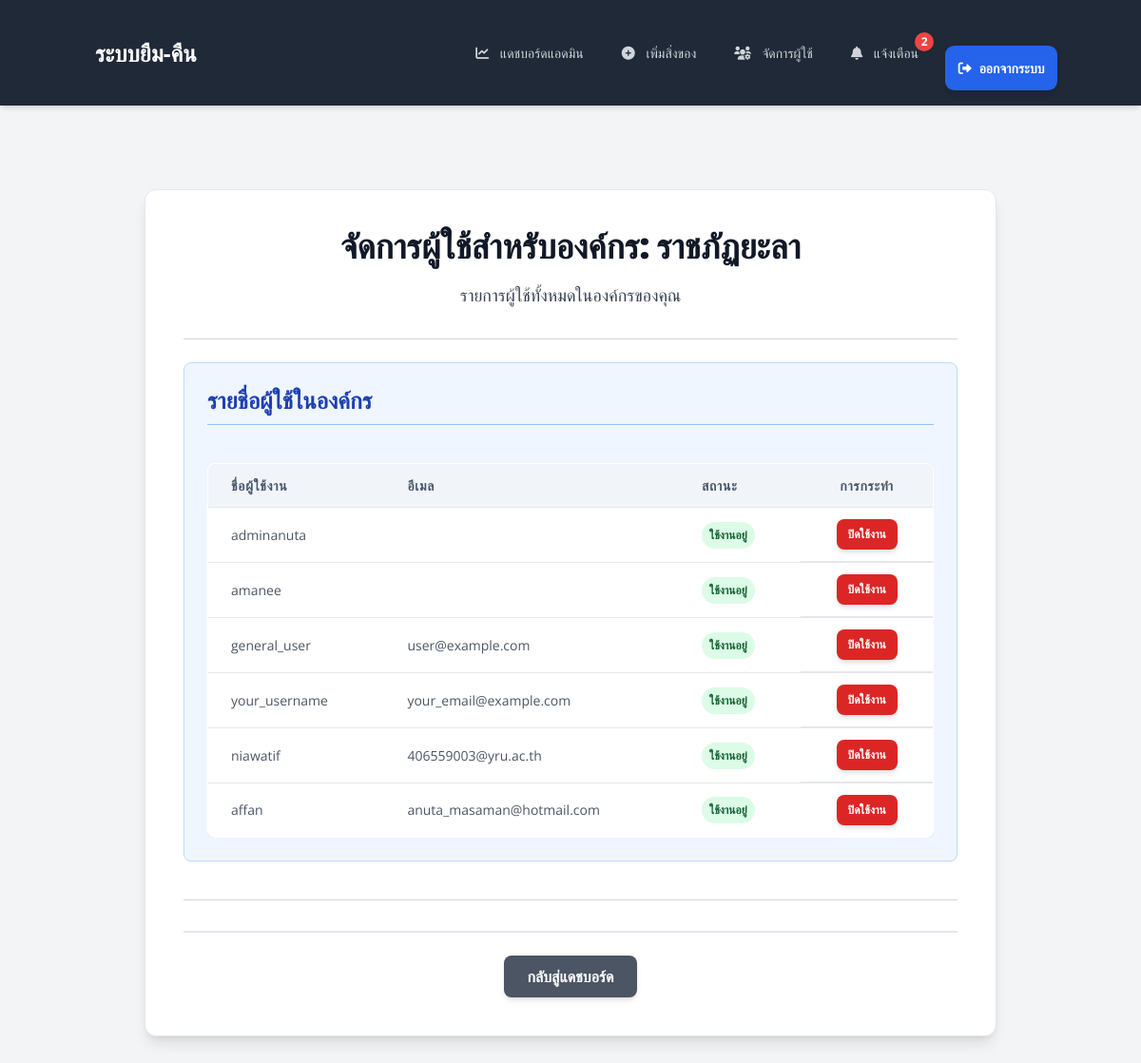
/manage-users/ (signed in), run on the app's committed database.
### users/models.py (models this page shows, shortened)
class Organization(models.Model):
    name = models.CharField(max_length=255, unique=True, verbose_name="ชื่อองค์กร")
    address = models.TextField(verbose_name="ที่อยู่")
    business_type = models.CharField(max_length=255, verbose_name="ประเภทธุรกิจ", blank=True, null=True)
    class Meta:
        verbose_name = "องค์กร"
        verbose_name_plural = "องค์กร"

class CustomUser(AbstractUser):
    organization = models.ForeignKey(Organization, on_delete=models.SET_NULL, null=True, blank=True, verbose_name="องค์กร")
    is_org_admin = models.BooleanField(default=False, verbose_name="ผู้ดูแลองค์กร")
    is_platform_admin = models.BooleanField(default=False, verbose_name="ผู้ดูแลแพลตฟอร์ม")
    class Meta:
        verbose_name = "ผู้ใช้งาน"
        verbose_name_plural = "ผู้ใช้งาน"

### users/views.py (the view)
# urls.py: path('manage-users/', views.manage_organization_users, name='manage_organization_users'),
@login_required
def manage_organization_users(request):
    if not request.user.is_org_admin:
        messages.error(request, "คุณไม่มีสิทธิ์เข้าถึงหน้านี้")
        return redirect('dashboard')
    if not request.user.organization:
        messages.error(request, "บัญชีผู้ดูแลองค์กรของคุณยังไม่ได้ถูกผูกกับองค์กร")
        return redirect('dashboard')
    organization = request.user.organization
    organization_users = CustomUser.objects.filter(organization=organization).exclude(id=request.user.id)
    context = {
        'organization_users': organization_users,
        'organization_name': organization.name
    }
    return render(request, 'users/manage_organization_users.html', context)

### users/context_processors.py (called while the page is built)
def unread_notifications_count(request):
    if request.user.is_authenticated:
        count = Notification.objects.filter(user=request.user, is_read=False).count()
        return {'unread_notifications_count': count}
    return {'unread_notifications_count': 0} # หากผู้ใช้ยังไม่ได้ล็อกอิน ให้ส่ง 0

### users/templates/users/manage_organization_users.html (shortened to what this page needs)
{% extends 'users/base.html' %}
{% block content %}
<div class="bg-white p-6 md:p-8 lg:p-10 rounded-xl shadow-lg max-w-4xl mx-auto my-8 border border-gray-200">
    <h1 class="text-3xl md:text-4xl font-extrabold text-gray-900 mb-4 text-center">จัดการผู้ใช้สำหรับองค์กร: {{ organization_name }}</h1>
    <p class="text-gray-700 mb-8 text-center text-lg">รายการผู้ใช้ทั้งหมดในองค์กรของคุณ</p>
    <hr class="my-6 border-gray-300">
    <div class="mb-10 p-6 bg-blue-50 rounded-lg shadow-sm border border-blue-200">
        <h2 class="text-2xl font-bold text-blue-800 mb-4 border-b pb-2 border-blue-300">รายชื่อผู้ใช้ในองค์กร</h2>
        {% if organization_users %}
            <div class="overflow-x-auto">
                <table class="min-w-full bg-white rounded-lg overflow-hidden border border-gray-200">
                    <thead>
                        <tr class="bg-gray-100 text-gray-700 uppercase text-sm leading-normal">
                            <th class="py-3 px-6 text-left font-semibold">ชื่อผู้ใช้งาน</th>
                            <th class="py-3 px-6 text-left font-semibold">อีเมล</th>
                            <th class="py-3 px-6 text-left font-semibold">สถานะ</th>
                            <th class="py-3 px-6 text-center font-semibold">การกระทำ</th>
                        </tr>
                    </thead>
                    <tbody class="text-gray-700 text-sm">
                        {% for user_obj in organization_users %}
                            <tr class="border-b border-gray-200 hover:bg-gray-50 transition duration-150 ease-in-out">
                                <td class="py-3 px-6 text-left whitespace-nowrap">{{ user_obj.username }}</td>
                                <td class="py-3 px-6 text-left">{{ user_obj.email }}</td>
                                <td class="py-3 px-6 text-left">
                                    {% if user_obj.is_active %}
                                        <span class="px-2 py-1 inline-flex text-xs leading-5 font-semibold rounded-full bg-green-100 text-green-800">ใช้งานอยู่</span>
                                    {% else %}
                                        <span class="px-2 py-1 inline-flex text-xs leading-5 font-semibold rounded-full bg-red-100 text-red-800">ปิดใช้งาน</span>
                                    {% endif %}
                                </td>
                                <td class="py-3 px-6 text-center flex justify-center items-center space-x-2">
                                    {% if user_obj.is_active %}
                                        <a href="{% url 'deactivate_user' user_obj.id %}" class="bg-red-600 hover:bg-red-700 text-white text-xs font-semibold py-2 px-3 rounded-lg transition duration-300 transform hover:scale-105 shadow-md">ปิดใช้งาน</a>
                                    {% else %}
                                        <a href="{% url 'activate_user' user_obj.id %}" class="bg-green-600 hover:bg-green-700 text-white text-xs font-semibold py-2 px-3 rounded-lg transition duration-300 transform hover:scale-105 shadow-md">เปิดใช้งาน</a>
                                    {% endif %}
                                </td>
                            </tr>
                        {% endfor %}
                    </tbody>
                </table>
            </div>
        {% else %}
            <p class="text-gray-600 italic py-2">ไม่พบผู้ใช้ในองค์กรของคุณ (นอกเหนือจากตัวคุณเอง)</p>
        {% endif %}
    </div>
    <hr class="my-6 border-gray-300">
    <div class="mt-8 pt-6 border-t-2 border-gray-200 flex flex-wrap gap-4 justify-center">
        <a href="{% url 'dashboard' %}" class="bg-gray-600 hover:bg-gray-700 text-white font-semibold py-2.5 px-6 rounded-lg transition duration-300 transform hover:scale-105 shadow-md">กลับสู่แดชบอร์ด</a>
    </div>
</div>
{% endblock content %}

### users/templates/users/base.html (style rules this page uses)
body { font-family: 'Open Sans', sans-serif; background-color: #f3f4f6; min-height: 100vh; display: flex; flex-direction: column; color: #374151; }
h1, h2, h3 { font-family: 'Poppins', sans-serif; color: #1f2937; font-weight: 700; margin-bottom: 1.5rem; }
h1 { font-size: 2.5rem; text-align: center; margin-bottom: 1rem; }
h2 { font-size: 2rem; }
table { width: 100%; border-collapse: collapse; margin-top: 1.5rem; background-color: #ffffff; border-radius: 0.75rem; overflow: hidden; box-shadow: 0 2px 4px 0 rgba(0, 0, 0, 0.05); }
th, td { padding: 1rem 1.5rem; text-align: left; border-bottom: 1px solid #e5e7eb; }
th { background-color: #f1f5f9; font-weight: 600; color: #475569; text-transform: uppercase; font-size: 0.875rem; letter-spacing: 0.05em; }
td { color: #4b5563; vertical-align: middle; }
tr:last-child td { border-bottom: none; }

### data on the page
Organization: name "ราชภัฏยะลา"
CustomUser: username "adminanuta", is_active "ใช้งานอยู่"
CustomUser: username "amanee", is_active "ใช้งานอยู่"
CustomUser: username "general_user", email "user@example.com", is_active "ใช้งานอยู่"
CustomUser: username "your_username", email "your_email@example.com", is_active "ใช้งานอยู่"
CustomUser: username "niawatif", email "406559003@yru.ac.th", is_active "ใช้งานอยู่"
CustomUser: username "affan", email "anuta_masaman@hotmail.com", is_active "ใช้งานอยู่"

### other printed values
{{ unread_notifications_count }} "2"
